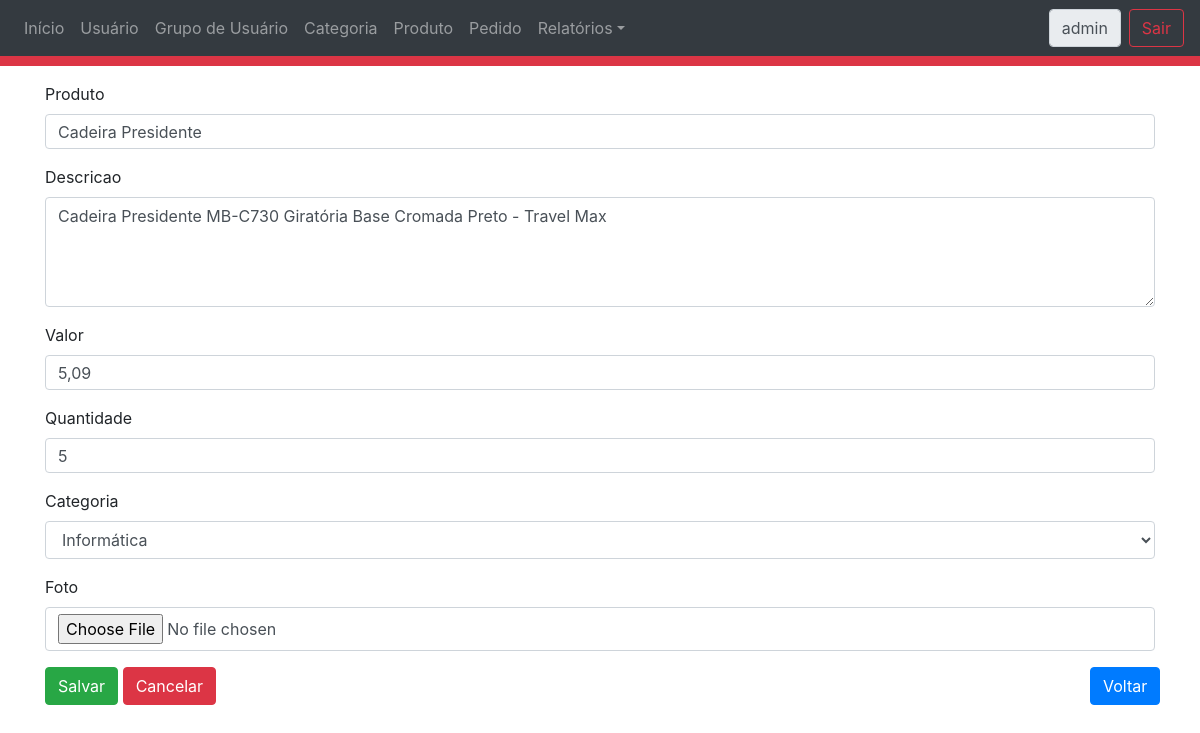
The app's page /ProdutoFormulario.php?idProduto=2 (signed in) with its own data.
### tables this page shows
CREATE TABLE IF NOT EXISTS `tbProduto` (
`idProduto` int(11) NOT NULL,
  `nome` varchar(255) DEFAULT NULL,
  `descricao` varchar(3000) NOT NULL,
  `valor` decimal(9,2) NOT NULL,
  `quantidadeEstoque` int(11) NOT NULL,
  `foto` varchar(255) DEFAULT NULL,
  `idCategoria` int(11) NOT NULL
);

### class/ProdutoDAO.php (called while the page is built, shortened)
<?php
	require_once 'CategoriaDAO.php';
	require_once 'Produto.php';
	class ProdutoDAO extends CrudDAO
	{
		public function buscarPorId($codigo){
			$produto = new Produto();
			try{
				$pdo = parent::conectar();
				$sql = "SELECT * FROM tbProduto WHERE idProduto = :idProduto";
				$run = $pdo->prepare($sql);
	  			$run->bindParam(':idProduto', $codigo);
				$run->execute();
				$registro = $run->fetch();
				$categoriaDAO = new CategoriaDAO();
				$produto = new Produto();
				$produto->setIdProduto($registro['idProduto']);
				$produto->setNome($registro['nome']);
				$produto->setDescricao($registro['descricao']);
				$produto->setValor($registro['valor']);
				$produto->setQuantidade($registro['quantidadeEstoque']);
				$produto->setFoto($registro['foto']);
				$categoria = $categoriaDAO->buscarPorId($registro['idCategoria']);
				$produto->setCategoria($categoria);
			}catch(Exception $ex){
				echo $ex->getFile().' : '.$ex->getLine().' : '.$ex->getMessage();
			}finally {
				parent::desconectar();
			}
			return $produto;
		}
	}
?>

### class/Produto.php (called while the page is built, shortened)
<?php
    require_once 'Categoria.php';
	class Produto
	{
        private  $nome;
        private  $descricao;
        private  $valor;
        private  $foto;
        private  $categoria;
        function __construct() {
            $categoria = new Categoria();
        }
        function getNome(){
            return $this->nome;
        }
        function setNome($nome){
            $this->nome = $nome;
        }
        function getDescricao(){
            return $this->descricao;
        }
        function setDescricao($descricao){
            $this->descricao = $descricao;
        }
        function getValor(){
            return $this->valor;
        }
        function setValor($valor){
            $this->valor = floatval($valor);
        }
        function getQuantidade(){
            return $this->situacao;
        }
        function setQuantidade($situacao){
            $this->situacao = intval($situacao);
        }
        function getFoto(){
            return $this->foto;
        }
        function setFoto($foto){
            $this->foto = $foto;
        }
        function getCategoria() {
            return $this->categoria;
        }
        function setCategoria($objeto) {
            $this->categoria = $objeto;
        }
	}
?>

### class/CategoriaDAO.php (called while the page is built, shortened)
<?php
	require_once 'Categoria.php';
	class CategoriaDAO extends CrudDAO
	{
		public function listar(){
			$objetos = array();
			try{
				$pdo = parent::conectar();
				$sql = "SELECT * FROM tbCategoria ORDER BY  descricao";
				$run = $pdo->prepare($sql);
				$run->execute();
				$resultado = $run->fetchAll();
				foreach ($resultado as $registro){
					$categoria = new Categoria();
					$categoria->setIdCategoria($registro['idCategoria']);
					$categoria->setDescricao($registro['descricao']);
					array_push($objetos, $categoria);
				}
			}catch(Exception $ex){
				echo $ex->getFile().' : '.$ex->getLine().' : '.$ex->getMessage();
			}finally {
				parent::desconectar();
			}
			return $objetos;
		}
		public function buscarPorId($codigo){
			$categoria = new Categoria();
			try{
				$pdo = parent::conectar();
				$sql = "SELECT * FROM tbCategoria WHERE idCategoria = :idCategoria";
				$run = $pdo->prepare($sql);
	  			$run->bindValue(':idCategoria', $codigo, PDO::PARAM_INT);
				$run->execute();
				$registro = $run->fetch();
				$categoria->setIdCategoria($registro['idCategoria']);
				$categoria->setDescricao($registro['descricao']);
			}catch(Exception $ex){
				echo $ex->getFile().' : '.$ex->getLine().' : '.$ex->getMessage();
			}finally {
				parent::desconectar();
			}
			return $categoria;
		}
	}
?>

### class/Categoria.php (called while the page is built, shortened)
<?php
	class Categoria
	{
		private  $idCategoria;
		private  $descricao;
        function getIdCategoria() {
            return $this->idCategoria;
        }
        function getDescricao() {
            return $this->descricao;
        }
        function setIdCategoria($idCategoria) {
            $this->idCategoria = intval($idCategoria);
        }
        function setDescricao($descricao) {
            $this->descricao = $descricao;
        }
	}
?>

### ProdutoFormulario.php (the view, shortened to what this page needs)
<?php
	require_once 'class/ProdutoDAO.php';
	require_once 'class/CategoriaDAO.php';
	$produto = new Produto();
	if(isset($_GET["idProduto"])){
		$idProduto = $_GET["idProduto"];
		$produtoDAO = new ProdutoDAO();
		$produto = $produtoDAO->buscarPorId($idProduto);
	}
?>
<html>
    <head>
		<link type="text/css" rel="stylesheet" href="css/bootstrap.css"/>
		<link type="text/css" rel="stylesheet" href="css/produto.css"/>
    </head>
    <body>
		<div class="cabecalho">
			<?php
				include_once("Cabecalho.php");
			?>
		</div>
		<form id="formProduto" action="ProdutoControlador.php?operacao=salvar" method="post" enctype="multipart/form-data">
			<div class="container">
				<div class="row form-group">
					<div class="col-md-12">
						<label for="nome">Produto</label>
						<input class="form-control" name="nome" id="nome" type="text" value="<?php echo $produto->getNome() ?>">
					</div>
				</div>
				<div class="row form-group">
					<div class="col-md-12">
						<label for="descricao">Descricao</label>
						<textarea class="form-control" id="descricao" name="descricao" rows="4"><?php echo $produto->getDescricao() ?></textarea>
					</div>
				</div>
				<div class="row form-group">
					<div class="col-md-12">
						<label for="valor">Valor</label>
						<input class="form-control" id="valor" name="valor" type="text" value="<?php echo $produto->getValor() ?>">
					</div>
				</div>
				<div class="row form-group">
					<div class="col-md-12">
						<label for="quantidade">Quantidade</label>
						<input class="form-control" id="quantidade" name="quantidade" type="text" value="<?php echo $produto->getQuantidade() ?>">
					</div>
				</div>
				<div class="row form-group">
					<div class="col-md-12">
						<label for="idCategoria">Categoria</label>
						<select id="idCategoria" name="idCategoria" class="form-control" required>
							<?php
								$categoriaDAO = new CategoriaDAO();
								$lista = $categoriaDAO->listar();
								foreach($lista as $categoria){
									if($produto->getCategoria() == $categoria->getIdCategoria()){
										echo "<option selected value='{$categoria->getIdCategoria()}'>{$categoria->getDescricao()}</option>";
									}
									else{
										echo "<option value='{$categoria->getIdCategoria()}'>{$categoria->getDescricao()}</option>";
									}
								}
							?>
						</select>
					</div>
				</div>
				<div class="row form-group">
					<div class="col-md-12">
						<label for="foto">Foto</label>
						<input class="form-control" id="foto" name="foto" type="file" value="<?php echo $produto->getFoto() ?>">
					</div>
				</div>
				<div class="row form-group">
					<div class="col-md-11">
						<button class="btn btn-success" type="submit" name="action">Salvar</button>
						<button class="btn btn-danger" type="reset" name="action">Cancelar</button>
					</div>
					<div class="col-md-1">
						<a class="btn btn-primary" href="ProdutoTabela.php">Voltar</a>
					</div>
				</div>
			</div>
		</form >
    </body>
</html>

### css/produto.css (style rules this page uses)
.cabecalho { border-bottom: 10px solid #dc3545; }
.container { padding-top: 1rem; }
input[type="text"] { height: 35px; }
select { height: 35px; }

### records on screen
tbproduto: nome "Cadeira Presidente", descricao "Cadeira Presidente MB-C730 Giratória Base Cromada Preto - Travel Max", valor "5,09", quantidade "5"

### other values on screen
$grupoAcesso->getAcesso()->getMenu() "Início"
$grupoAcesso->getAcesso()->getMenu() "Usuário"
$grupoAcesso->getAcesso()->getMenu() "Grupo de Usuário"
$grupoAcesso->getAcesso()->getMenu() "Categoria"
$grupoAcesso->getAcesso()->getMenu() "Produto"
$grupoAcesso->getAcesso()->getMenu() "Pedido"
$grupoAcesso->getAcesso()->getMenu() "Relatórios"
$usuarioAtual->getLogin() "admin"
form field idCategoria "Informática"
